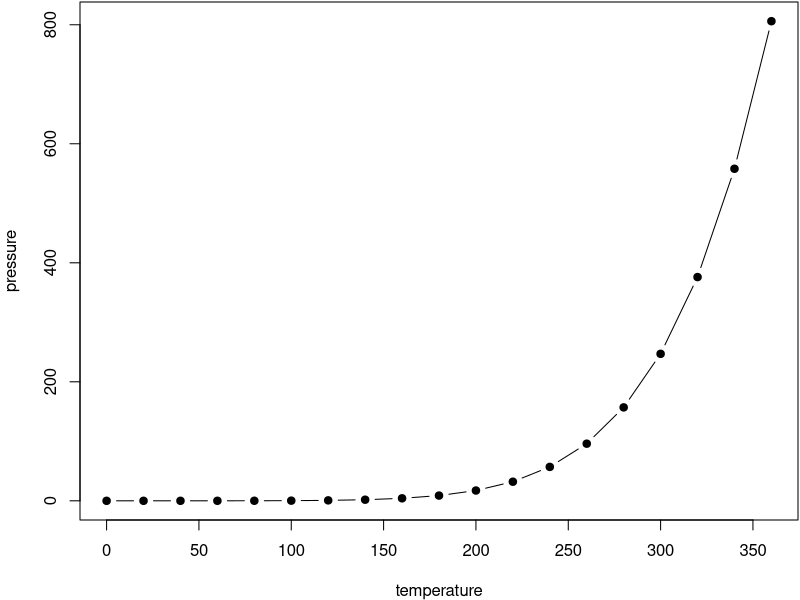
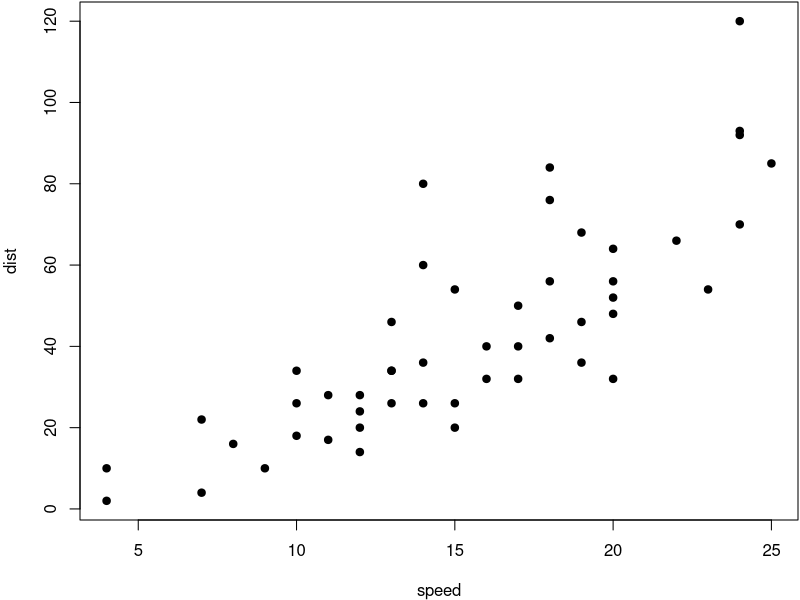

Source code (R) for these figures, in order: (Note: this script raises an error after producing the figures.)
## ---- chunk 1
knitr::opts_chunk$set(echo = T, message=F, warning=F, error=F,
                      comment=NA, cache=F, fig.align='center')
# in practice suggest: out.width='75%', fig.asp=.75
## ---- chunk 2
par(mar = c(4, 4, .1, .1))
plot(pressure, pch = 19, type = 'b')
## ---- chunk 3
par(mar = c(4, 4, .1, .1))
plot(cars, pch = 19)
## ---- chunk 4
knitr::include_graphics('images/run.jpg')
## ---- chunk 5
library(ggplot2)
p <- ggplot(data = mpg, mapping = aes(x = cty, y = hwy))
p + geom_point()
## ---- chunk 6
p <- ggplot(mpg, aes(x = cty, y = hwy, colour = factor(year)))
p + geom_point()
## ---- chunk 7
p + geom_point() + stat_smooth()
## ---- chunk 8
p + geom_point(aes(colour = factor(year), size = displ)) + 
  stat_smooth()   # 排量越大，点越大
## ---- chunk 9
p + geom_point(aes(colour = factor(year),
                   size = displ), alpha = 0.5) +
  stat_smooth() + scale_size_continuous(range = c(4, 10))
## ---- chunk 10
p + geom_point(aes(colour = class, size = displ), alpha = 0.5) +
  stat_smooth() + scale_size_continuous(range = c(4, 10)) +
  facet_wrap(~ year, ncol = 1)
## ---- chunk 11
p + geom_point(aes(colour = class, size = displ), alpha=0.5) +
  stat_smooth() + scale_size_continuous(range = c(4, 10)) +
  facet_wrap(~ year,ncol = 1) +
  labs(y = '每加仑高速公路行驶距离', x = '每加仑城市公路行驶距离',
       title = '汽车油耗与型号', size = '排量', colour = '车型') +
  theme(text = element_text(family = "STHeiti"),
        plot.title = element_text(hjust = 0.5))
## ---- chunk 12
knitr::kable(
  head(mtcars[, 1:8], 10), booktabs = TRUE,
  caption = 'A table of the first 10 rows of the mtcars data.'
)
## ---- chunk 13
knitr::kable(
  iris[1:5, ], longtable = TRUE, booktabs = TRUE,
  caption = 'A table generated by the longtable package.'
)
## ---- chunk 14
# the second argument can be a .bib file
knitr::write_bib(c('knitr','bookdown','tidyverse','ggplot2'), '', width = 60)
